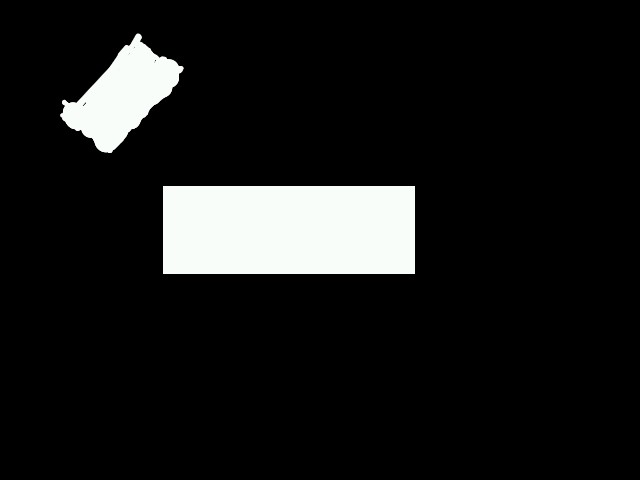
#> input picture Images/white_rectangle.jpg, 640 x 480 px, found by its file name
$ jupyter execute GuessTheFilter.ipynb
#> lines starting #> are read from the running program, lines starting #| are printed output that depends on the picture
[cell 1]
import numpy as np
import matplotlib.pyplot as plt
import cv2
from PIL import Image

[cell 2]
from google.colab import files
files.upload()
#> the answer given: white_rectangle.jpg

[cell 3]
image = cv2.imread('white_rectangle.jpg')
#> image is the input picture: shape (480, 640, 3); mean B, G, R 23.6, 23.9, 23.5
image = cv2.cvtColor(image, cv2.COLOR_BGR2RGB)
plt.imshow(image)

[cell 4]
#kernel = nm.ones((3,3), nm.float32) / float(9)
kernel = np.ndarray((3,3), np.float32)
kernel[0,0] = 1
kernel[0,1] = 0
kernel[0,2] = 0
kernel[1,0] = 0
kernel[1,1] = 0
kernel[1,2] = 0
kernel[2,0] = 0
kernel[2,1] = 0
kernel[2,2] = -1
dst = cv2.filter2D(image, -1, kernel)
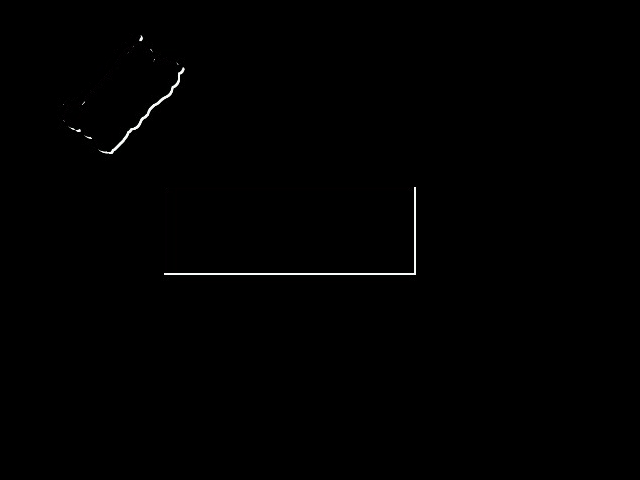
#> dst: shape (480, 640, 3); mean R, G, B 0.9, 0.9, 0.9
plt.imshow(dst)


$ run again, with Images/ff2.png saved as Images/white_rectangle.jpg
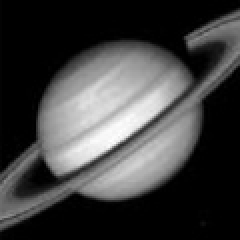
#> input picture Images/ff2.png, 120 x 120 px, found by its file name (shown 2 times larger)
#> image is the input picture: shape (120, 120, 3); min 0, max 255, mean 63.8
#> `dst = cv2.filter2D(image, -1, kernel)`:
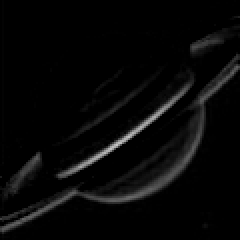
#> dst: shape (120, 120, 3) (shown 2 times larger); min 0, max 198, mean 7.8
